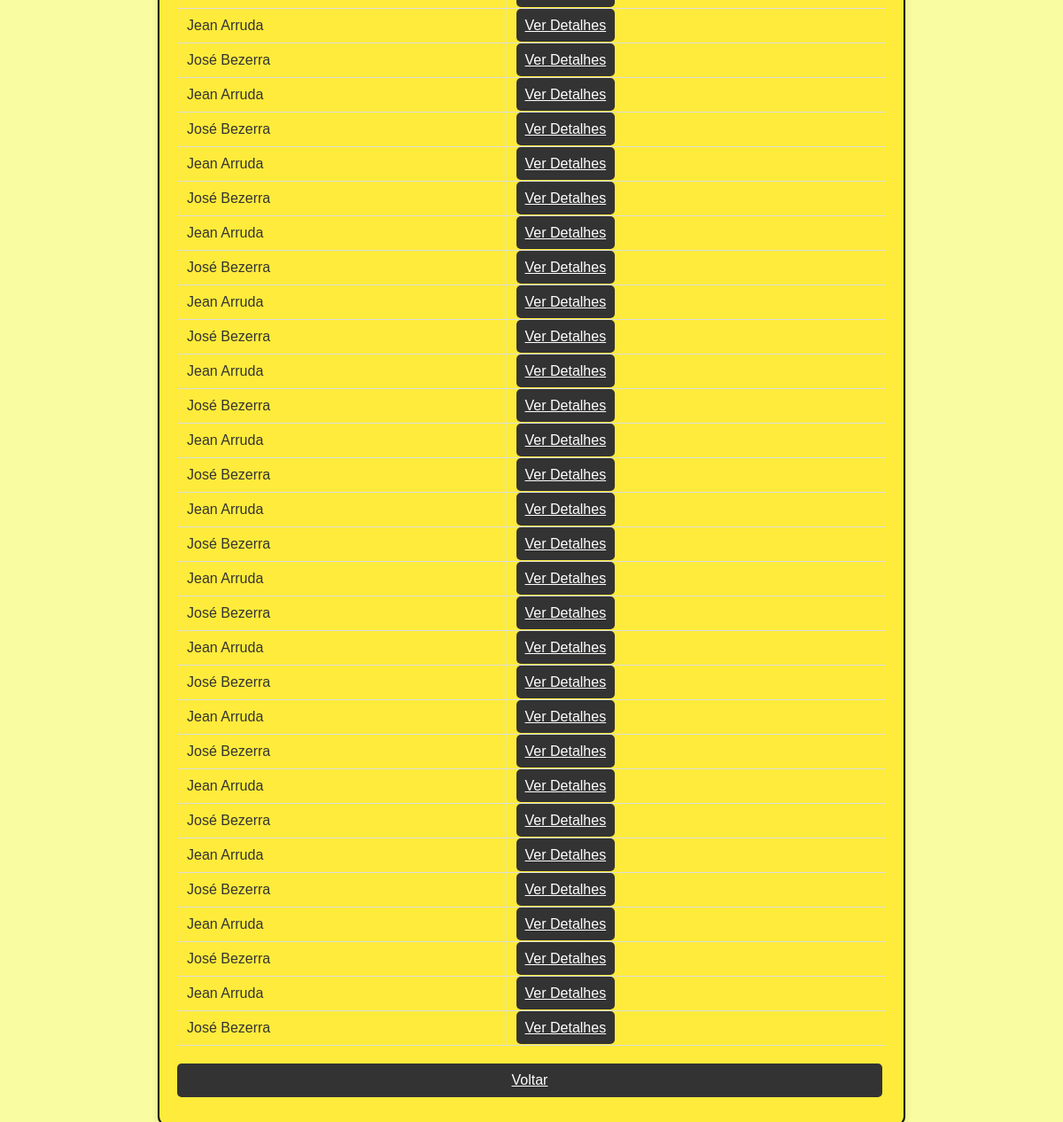
Page /anotacoes_pacientes (signed in) on the committed database.
### tables this page shows
CREATE TABLE pacientes (
            ID_pacientes INTEGER NOT NULL PRIMARY KEY AUTOINCREMENT,
            Nome VARCHAR NOT NULL,
            Email VARCHAR NOT NULL,
            Senha VARCHAR NOT NULL,
            Data_Nascimento DATE,
            Matricula INTEGER NOT NULL);

### app.py (the view, shortened to what this page needs)
@app.route('/anotacoes_pacientes', methods=['GET', 'POST'])
def anotacoes_pacientes():
    if 'user_id' not in session:
        return redirect(url_for('login_psicologo'))
    return render_template('anotacoes_pacientes.html', pacientes=sqlite.get_pacientes())

### sqlite.py (called while the page is built)
def get_db_connection():
    try:
        conn = sqlite3.connect('banco_de_dados.db')
        conn.row_factory = sqlite3.Row
        return conn
    except sqlite3.Error as e:
        return None

def get_pacientes():
    conn = get_db_connection()
    cursor = conn.cursor()
    cursor.execute('SELECT ID_pacientes, nome FROM pacientes')
    pacientes = cursor.fetchall()
    conn.close()
    return [{'ID': p[0], 'nome': p[1]} for p in pacientes]

### templates/anotacoes_pacientes.html (shortened to what this page needs)
<!DOCTYPE html>
<html lang="pt-BR">
<head>
</head>
<body>
    <div class="container">
        <table>
            <tbody>
                {% for paciente in pacientes %}
                <tr>
                    <td>{{ paciente.nome }}</td>
                    <td><a href="/detalhes_paciente/{{ paciente.ID }}" class="button">Ver Detalhes</a></td>
                </tr>
                {% endfor %}
            </tbody>
        </table>
        <div class="button-group">
            <a href="{{ url_for('telapsicologo') }}" class="button">Voltar</a>
        </div>
    </div>
</body>
</html>

### templates/anotacoes_pacientes.html (style rules this page uses)
body { font-family: Arial, sans-serif; margin: 0; padding: 0; background-color: #fafca1; color: #333; display: flex; justify-content: center; align-items: center; height: 100vh; overflow: hidden; }
.container { max-width: 800px; width: 100%; padding: 20px; margin-top: 40px; background-color: #ffeb3b; border-radius: 10px; border: 2px solid #000; box-shadow: 0 4px 8px rgba(0, 0, 0, 0.1); text-align: center; }
.button { width: 100%; padding: 10px; background-color: #333; color: #fff; border: none; border-radius: 5px; cursor: pointer; font-size: 16px; margin-bottom: 10px; }
table { width: 100%; border-collapse: collapse; margin-top: 20px; }
table, th, td { border: 1px solid #ddd; }
th, td { padding: 10px; text-align: left; }
.button { width: 97%; padding: 10px; background-color: #333; color: #fff; border: none; border-radius: 5px; cursor: pointer; font-size: 16px; margin-bottom: 10px; text-align: center; }
.button-group { display: flex; flex-direction: column; gap: 10px; margin-top: 20px; }

### rows in the picture
pacientes: nome "Jean Arruda"
pacientes: nome "José Bezerra"
pacientes: nome "Jean Arruda"
pacientes: nome "José Bezerra"
pacientes: nome "Jean Arruda"
pacientes: nome "José Bezerra"
pacientes: nome "Jean Arruda"
pacientes: nome "José Bezerra"
pacientes: nome "Jean Arruda"
pacientes: nome "José Bezerra"
pacientes: nome "Jean Arruda"
pacientes: nome "José Bezerra"
pacientes: nome "Jean Arruda"
pacientes: nome "José Bezerra"
pacientes: nome "Jean Arruda"
pacientes: nome "José Bezerra"
pacientes: nome "Jean Arruda"
pacientes: nome "José Bezerra"
pacientes: nome "Jean Arruda"
pacientes: nome "José Bezerra"
pacientes: nome "Jean Arruda"
pacientes: nome "José Bezerra"
pacientes: nome "Jean Arruda"
pacientes: nome "José Bezerra"
pacientes: nome "Jean Arruda"
pacientes: nome "José Bezerra"
pacientes: nome "Jean Arruda"
pacientes: nome "José Bezerra"
pacientes: nome "Jean Arruda"
pacientes: nome "José Bezerra"
